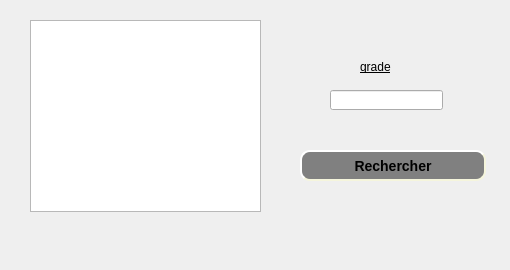
     <widget class="QWidget" name="tab_10">
      <attribute name="title">
       <string>rechecher employe</string>
      </attribute>
      <widget class="QLineEdit" name="lineEdit_cin_3">
       <property name="geometry">
        <rect>
         <x>330</x>
         <y>90</y>
         <width>113</width>
         <height>20</height>
        </rect>
       </property>
      </widget>
      <widget class="QLabel" name="label_34">
       <property name="geometry">
        <rect>
         <x>360</x>
         <y>60</y>
         <width>47</width>
         <height>13</height>
        </rect>
       </property>
       <property name="styleSheet">
        <string notr="true">font: 12pt &quot;Andalus&quot;;
text-decoration: underline;</string>
       </property>
       <property name="text">
        <string>grade</string>
       </property>
      </widget>
      <widget class="QPushButton" name="pb_ajouter_9">
       <property name="geometry">
        <rect>
         <x>300</x>
         <y>150</y>
         <width>186</width>
         <height>31</height>
        </rect>
       </property>
       <property name="styleSheet">
        <string notr="true">QPushButton#pb_ajouter_9 {
    background-color: grey;
    border-style: outset;
    border-width: 2px;
    border-radius: 10px;
    border-color: beige;
    font: bold 14px;
    min-width: 10em;
    padding: 6px;
}
</string>
       </property>
       <property name="text">
        <string>Rechercher</string>
       </property>
      </widget>
      <widget class="QTableView" name="tabemp_2">
       <property name="geometry">
        <rect>
         <x>30</x>
         <y>20</y>
         <width>231</width>
         <height>192</height>
        </rect>
       </property>
      </widget>
      <widget class="QLabel" name="label_9">
       <property name="geometry">
        <rect>
         <x>0</x>
         <y>0</y>
         <width>501</width>
         <height>261</height>
        </rect>
       </property>
       <property name="styleSheet">
        <string notr="true">background-image: url(:/bg.jpg);</string>
       </property>
       <property name="text">
        <string/>
       </property>
       <property name="pixmap">
        <pixmap>../60342173_2276972439287605_1529191567795945472_n.jpg</pixmap>
       </property>
      </widget>
      <zorder>label_9</zorder>
      <zorder>tabemp_2</zorder>
      <zorder>lineEdit_cin_3</zorder>
      <zorder>label_34</zorder>
      <zorder>pb_ajouter_9</zorder>
     </widget>
